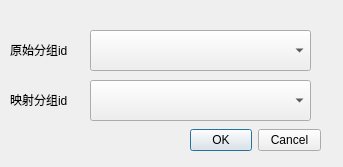
<?xml version="1.0" encoding="UTF-8"?>
<ui version="4.0">
 <class>NewGroupMappingWindow</class>
 <widget class="QDialog" name="NewGroupMappingWindow">
  <property name="geometry">
   <rect>
    <x>0</x>
    <y>0</y>
    <width>343</width>
    <height>167</height>
   </rect>
  </property>
  <property name="windowTitle">
   <string>Dialog</string>
  </property>
  <widget class="QDialogButtonBox" name="buttonBox">
   <property name="geometry">
    <rect>
     <x>190</x>
     <y>120</y>
     <width>131</width>
     <height>41</height>
    </rect>
   </property>
   <property name="standardButtons">
    <set>QDialogButtonBox::Cancel|QDialogButtonBox::Ok</set>
   </property>
  </widget>
  <widget class="QLabel" name="label">
   <property name="geometry">
    <rect>
     <x>10</x>
     <y>40</y>
     <width>61</width>
     <height>20</height>
    </rect>
   </property>
   <property name="text">
    <string>原始分组id</string>
   </property>
  </widget>
  <widget class="QLabel" name="label_2">
   <property name="geometry">
    <rect>
     <x>10</x>
     <y>90</y>
     <width>61</width>
     <height>20</height>
    </rect>
   </property>
   <property name="text">
    <string>映射分组id</string>
   </property>
  </widget>
  <widget class="QComboBox" name="comboBoxOrigin">
   <property name="geometry">
    <rect>
     <x>90</x>
     <y>30</y>
     <width>221</width>
     <height>41</height>
    </rect>
   </property>
  </widget>
  <widget class="QComboBox" name="comboBoxMapping">
   <property name="geometry">
    <rect>
     <x>90</x>
     <y>80</y>
     <width>221</width>
     <height>41</height>
    </rect>
   </property>
  </widget>
 </widget>
 <resources/>
 <connections/>
</ui>
